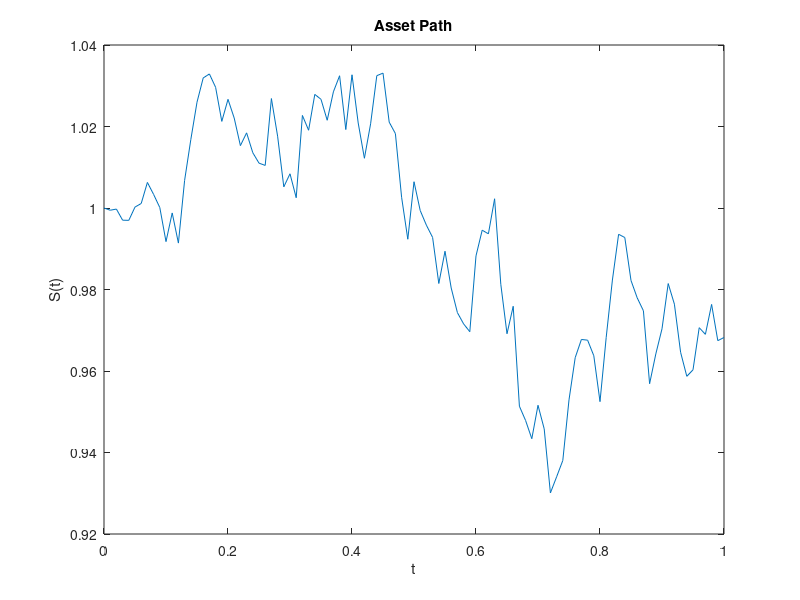

This chart was generated by the following MATLAB code:
%
% Plot discrete sample paths
%

% seed the random number generator
rng('shuffle')

clf % clear figure window

%%%%%%%%%%%%%%%%%%%%% Problem parameters %%%%%%%%%%%%%%%%%%%%%%%
S = 1; mu = 0.05; sigma = 0.1; L = 1e2; T = 1; dt = T/L; M = 1;
%%%%%%%%%%%%%%%%%%%%%%%%%%%%%%%%%%%%%%%%%%%%%%%%%%%%%%%%%%%%%%%%

% Time intervals from 0 to T in steps of dt
tvals = 0:dt:T;

Svals = S*cumprod(exp((mu-0.5*sigma^2)*dt + sigma*sqrt(dt)* randn(M, L)),2);
Svals = [S*ones(M, 1) Svals];  % add initial asset price
plot(tvals,Svals)
title('Asset Path')
xlabel('t'), ylabel('S(t)')